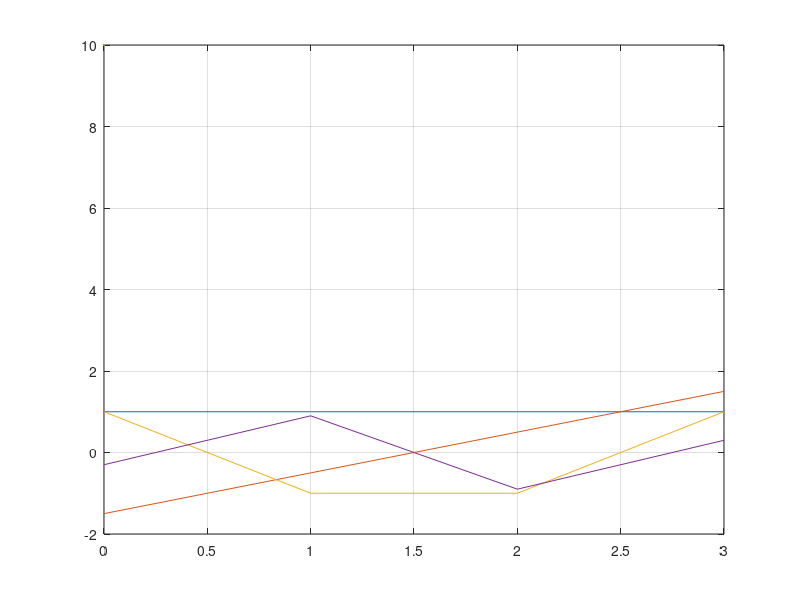

The MATLAB script that drew this image:
% ortogonalizujte vektory u1 az u4

u1 = [1, 1, 1, 1];
u2 = [0, 1, 2, 3];
u3 = [0, 1, 4, 9];
u4 = [0, 1, 8, 27];

% vysledne vektory
b1 = u1;

c21 = (u2 * b1') / (b1 * b1');
b2 = u2 - c21*b1;

c31 = (u3 * b1') / (b1 * b1');
c32 = (u3 * b2') / (b2 * b2');
b3 = u3 - (c31*b1 + c32*b2);

c41 = (u4 * b1') / (b1 * b1');
c42 = (u4 * b2') / (b2 * b2');
c43 = (u4 * b3') / (b3 * b3');
b4 = u4 - (c41*b1 + c42*b2 + c43*b3);

t = [0, 1, 2, 3];

B = [ b1 
    b2 
    b3 
    b4 ]

plot(t,b1,'-', t,b2,'-', t,b3,'-', t,b4,'-', 0, 10)
grid on
